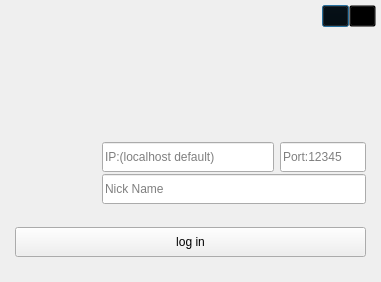
<?xml version="1.0" encoding="UTF-8"?>
<ui version="4.0">
 <class>login_window</class>
 <widget class="QDialog" name="login_window">
  <property name="geometry">
   <rect>
    <x>0</x>
    <y>0</y>
    <width>381</width>
    <height>282</height>
   </rect>
  </property>
  <property name="styleSheet">
   <string notr="true"/>
  </property>
  <layout class="QVBoxLayout" name="verticalLayout_3">
   <property name="margin">
    <number>5</number>
   </property>
   <item>
    <layout class="QHBoxLayout" name="horizontalLayout_2">
     <property name="spacing">
      <number>0</number>
     </property>
     <item>
      <spacer name="horizontalSpacer">
       <property name="orientation">
        <enum>Qt::Horizontal</enum>
       </property>
       <property name="sizeHint" stdset="0">
        <size>
         <width>40</width>
         <height>20</height>
        </size>
       </property>
      </spacer>
     </item>
     <item>
      <widget class="QPushButton" name="min_btn">
       <property name="minimumSize">
        <size>
         <width>27</width>
         <height>22</height>
        </size>
       </property>
       <property name="maximumSize">
        <size>
         <width>27</width>
         <height>22</height>
        </size>
       </property>
       <property name="styleSheet">
        <string notr="true">QPushButton#min_btn{
border-image: url(:/img/min.png);
background-color: transparent;
}
QPushButton#min_btn::hover{
background-image: url(:/img/min_hover.png);
background-color: transparent;
}

QPushButton#min_btn::pressed{
background-image: url(:/img/min_pressed.png);
background-color: transparent;
}
</string>
       </property>
       <property name="text">
        <string/>
       </property>
      </widget>
     </item>
     <item>
      <widget class="QPushButton" name="close_btn">
       <property name="minimumSize">
        <size>
         <width>27</width>
         <height>22</height>
        </size>
       </property>
       <property name="maximumSize">
        <size>
         <width>27</width>
         <height>22</height>
        </size>
       </property>
       <property name="styleSheet">
        <string notr="true">QPushButton{
border-image: url(:/img/close.png);
background-color: transparent;
}
QPushButton::hover{
background-image: url(:/img/close_hover.png);
background-color: transparent;
}

QPushButton::pressed{
background-image: url(:/img/close_pressed.png);
background-color: transparent;
}
</string>
       </property>
       <property name="text">
        <string/>
       </property>
      </widget>
     </item>
    </layout>
   </item>
   <item>
    <spacer name="verticalSpacer">
     <property name="orientation">
      <enum>Qt::Vertical</enum>
     </property>
     <property name="sizeHint" stdset="0">
      <size>
       <width>20</width>
       <height>40</height>
      </size>
     </property>
    </spacer>
   </item>
   <item>
    <layout class="QVBoxLayout" name="verticalLayout_2">
     <property name="spacing">
      <number>20</number>
     </property>
     <property name="leftMargin">
      <number>10</number>
     </property>
     <property name="topMargin">
      <number>10</number>
     </property>
     <property name="rightMargin">
      <number>10</number>
     </property>
     <property name="bottomMargin">
      <number>20</number>
     </property>
     <item>
      <layout class="QHBoxLayout" name="horizontalLayout">
       <item>
        <widget class="QWidget" name="widget" native="true">
         <property name="minimumSize">
          <size>
           <width>67</width>
           <height>67</height>
          </size>
         </property>
         <property name="maximumSize">
          <size>
           <width>67</width>
           <height>67</height>
          </size>
         </property>
         <property name="styleSheet">
          <string notr="true">border-image: url(:/img/AppID8.png) stretch;</string>
         </property>
        </widget>
       </item>
       <item>
        <layout class="QVBoxLayout" name="verticalLayout">
         <property name="spacing">
          <number>0</number>
         </property>
         <item>
          <layout class="QHBoxLayout" name="horizontalLayout_3" stretch="2,1">
           <property name="spacing">
            <number>6</number>
           </property>
           <item>
            <widget class="QLineEdit" name="ip_edit">
             <property name="minimumSize">
              <size>
               <width>0</width>
               <height>30</height>
              </size>
             </property>
             <property name="accessibleDescription">
              <string/>
             </property>
             <property name="text">
              <string/>
             </property>
             <property name="placeholderText">
              <string>IP:(localhost default)</string>
             </property>
            </widget>
           </item>
           <item>
            <widget class="QLineEdit" name="port_edit">
             <property name="minimumSize">
              <size>
               <width>0</width>
               <height>30</height>
              </size>
             </property>
             <property name="placeholderText">
              <string>Port:12345</string>
             </property>
            </widget>
           </item>
          </layout>
         </item>
         <item>
          <widget class="QLineEdit" name="name_edit">
           <property name="minimumSize">
            <size>
             <width>0</width>
             <height>30</height>
            </size>
           </property>
           <property name="placeholderText">
            <string>Nick Name</string>
           </property>
          </widget>
         </item>
        </layout>
       </item>
      </layout>
     </item>
     <item>
      <widget class="QPushButton" name="login_btn">
       <property name="sizePolicy">
        <sizepolicy hsizetype="Preferred" vsizetype="Fixed">
         <horstretch>0</horstretch>
         <verstretch>0</verstretch>
        </sizepolicy>
       </property>
       <property name="minimumSize">
        <size>
         <width>151</width>
         <height>30</height>
        </size>
       </property>
       <property name="styleSheet">
        <string notr="true">QPushButton#login_btn{
border-width:5px;
border-image: url(:/img/pushbutton.png) 5 5 5 5;
}

QPushButton#login_btn::hover{
border-width:5px;
border-image: url(:/img/pushbutton_hover.png) 5 5 5 5;
}

QPushButton#login_btn::pressed{
border-width:5px;
border-image: url(:/img/pushbutton_pressed.png) 5 5 5 5;
}</string>
       </property>
       <property name="text">
        <string>log in</string>
       </property>
      </widget>
     </item>
    </layout>
   </item>
  </layout>
 </widget>
 <resources>
  <include location="../../../img/img.qrc"/>
 </resources>
 <connections/>
 <slots>
  <slot>enterRoom()</slot>
 </slots>
</ui>
